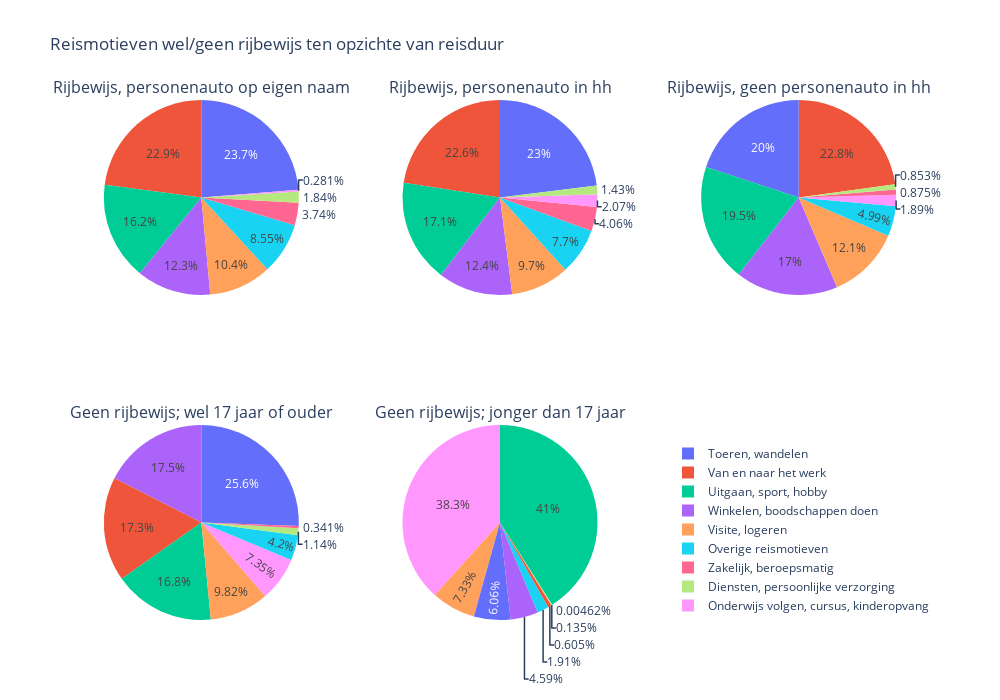

Here is the notebook cell this chart was saved with:
### Markdown cell above
In the piecharts above the distribution of travel motives for having a driving license can be seen. For having a driving license and have possibilities to go with car the difference between having a car on your own name or a car in hh, the distribution differences are small. The difference with having a driving license, but not direct acces to a car there are differences. The contribution of using trips to go shopping is bigger than having access to a car. Furthermore no big changes are seen in trips for going to work and free time activities. The remaning travel motives contribution is slightly smaller than for having access to a car. 

There are also two categories shown with having no driving license. People younger than 17 years olf are using mostly their trips to go to school or free time activities, but people older than 17 years to go shopping and go to work. 

People younger than 17 years old cannot have a driving license in the Netherlands, therefore no driving license, but older than 17 years is used to compare with having a driving license. No driving license are showing more or less the same contribution of travel motives as not having direct access to a car. The only small difference is that no driving license contribution of going to school is somewhat bigger. An explanation hereby could be that some more students have not a driving license yet.

### Code cell
#Subplotjes
#Rijbewijs Reisduur
from plotly.subplots import make_subplots
import plotly.graph_objects as go

specs = [[{'type':'domain'}, {'type':'domain'}, {'type':'domain'}], [{'type':'domain'}, {'type':'domain'}, {'type':'domain'}]]
fig = make_subplots(
    rows=2, cols=3,
    subplot_titles=('Rijbewijs, personenauto op eigen naam', 'Rijbewijs, personenauto in hh', 'Rijbewijs, geen personenauto in hh',
                    'Geen rijbewijs; wel 17 jaar of ouder','Geen rijbewijs; jonger dan 17 jaar'), 
    specs = specs)

fig.add_trace(go.Pie(values = data_motief_auto2['Reisduur_3'], labels = data_motief_auto2['Reismotieven']), row=1, col=1)

fig.add_trace(go.Pie(values = data_motief_auto3['Reisduur_3'], labels = data_motief_auto3['Reismotieven']), row=1, col=2)
fig.add_trace(go.Pie(values = data_motief_auto4['Reisduur_3'], labels = data_motief_auto4['Reismotieven']), row=1, col=3)
fig.add_trace(go.Pie(values = data_motief_auto5['Reisduur_3'], labels = data_motief_auto5['Reismotieven']), row=2, col=1)
fig.add_trace(go.Pie(values = data_motief_auto6['Reisduur_3'], labels = data_motief_auto6['Reismotieven']), row=2, col=2)

fig.update_layout(height=700, width=1000,
                  title_text="Reismotieven wel/geen rijbewijs ten opzichte van reisduur")
fig.update_layout(showlegend = True)
fig.update_layout(legend=dict(
    yanchor="bottom",
    y=0,
    xanchor="left",
    x=0.7
))

fig.show()

### Figure 1 — Plotly figure (JSON) as saved in the notebook; plotly's stock layout.template omitted (floating-point values rounded to 4 significant figures)
{"data": [{"domain": {"x": [0, 0.2889], "y": [0.625, 1]}, "labels": ["Diensten, persoonlijke verzorging", "Onderwijs volgen, cursus, kinderopvang", "Overige reismotieven", "Toeren, wandelen", "Uitgaan, sport, hobby", "Van en naar het werk", "Visite, logeren", "Winkelen, boodschappen doen", "Zakelijk, beroepsmatig"], "type": "pie", "values": [2040.0, 312.4, 9502.0, 26390.0, 18020.0, 25482, 11550.0, 13700.0, 4157.0]}, {"domain": {"x": [0.3556, 0.6444], "y": [0.625, 1]}, "labels": ["Diensten, persoonlijke verzorging", "Onderwijs volgen, cursus, kinderopvang", "Overige reismotieven", "Toeren, wandelen", "Uitgaan, sport, hobby", "Van en naar het werk", "Visite, logeren", "Winkelen, boodschappen doen", "Zakelijk, beroepsmatig"], "type": "pie", "values": [1403.0, 2028.0, 7530.0, 22540.0, 16690.0, 22090.0, 9488.0, 12110.0, 3969.0]}, {"domain": {"x": [0.7111, 1], "y": [0.625, 1]}, "labels": ["Diensten, persoonlijke verzorging", "Onderwijs volgen, cursus, kinderopvang", "Overige reismotieven", "Toeren, wandelen", "Uitgaan, sport, hobby", "Van en naar het werk", "Visite, logeren", "Winkelen, boodschappen doen", "Zakelijk, beroepsmatig"], "type": "pie", "values": [454.1, 1006.0, 2658.0, 10630.0, 10390.0, 12160.0, 6462.0, 9040.0, 466.2]}, {"domain": {"x": [0, 0.2889], "y": [0, 0.375]}, "labels": ["Diensten, persoonlijke verzorging", "Onderwijs volgen, cursus, kinderopvang", "Overige reismotieven", "Toeren, wandelen", "Uitgaan, sport, hobby", "Van en naar het werk", "Visite, logeren", "Winkelen, boodschappen doen", "Zakelijk, beroepsmatig"], "type": "pie", "values": [627.3, 4026.0, 2303.0, 14020.0, 9193.0, 9463.0, 5384.0, 9605.0, 186.9]}, {"domain": {"x": [0.3556, 0.6444], "y": [0, 0.375]}, "labels": ["Diensten, persoonlijke verzorging", "Onderwijs volgen, cursus, kinderopvang", "Overige reismotieven", "Toeren, wandelen", "Uitgaan, sport, hobby", "Van en naar het werk", "Visite, logeren", "Winkelen, boodschappen doen", "Zakelijk, beroepsmatig"], "type": "pie", "values": [90.55, 25680.0, 1280.0, 4060.0, 27460.0, 405, 4906, 3076.0, 3.09]}], "layout": {"annotations": [{"font": {"size": 16}, "showarrow": false, "text": "Rijbewijs, personenauto op eigen naam", "x": 0.1444, "xanchor": "center", "xref": "paper", "y": 1, "yanchor": "bottom", "yref": "paper"}, {"font": {"size": 16}, "showarrow": false, "text": "Rijbewijs, personenauto in hh", "x": 0.5, "xanchor": "center", "xref": "paper", "y": 1, "yanchor": "bottom", "yref": "paper"}, {"font": {"size": 16}, "showarrow": false, "text": "Rijbewijs, geen personenauto in hh", "x": 0.8556, "xanchor": "center", "xref": "paper", "y": 1, "yanchor": "bottom", "yref": "paper"}, {"font": {"size": 16}, "showarrow": false, "text": "Geen rijbewijs; wel 17 jaar of ouder", "x": 0.1444, "xanchor": "center", "xref": "paper", "y": 0.375, "yanchor": "bottom", "yref": "paper"}, {"font": {"size": 16}, "showarrow": false, "text": "Geen rijbewijs; jonger dan 17 jaar", "x": 0.5, "xanchor": "center", "xref": "paper", "y": 0.375, "yanchor": "bottom", "yref": "paper"}], "height": 700, "legend": {"x": 0.7, "xanchor": "left", "y": 0, "yanchor": "bottom"}, "showlegend": true, "title": {"text": "Reismotieven wel/geen rijbewijs ten opzichte van reisduur"}, "width": 1000}}
